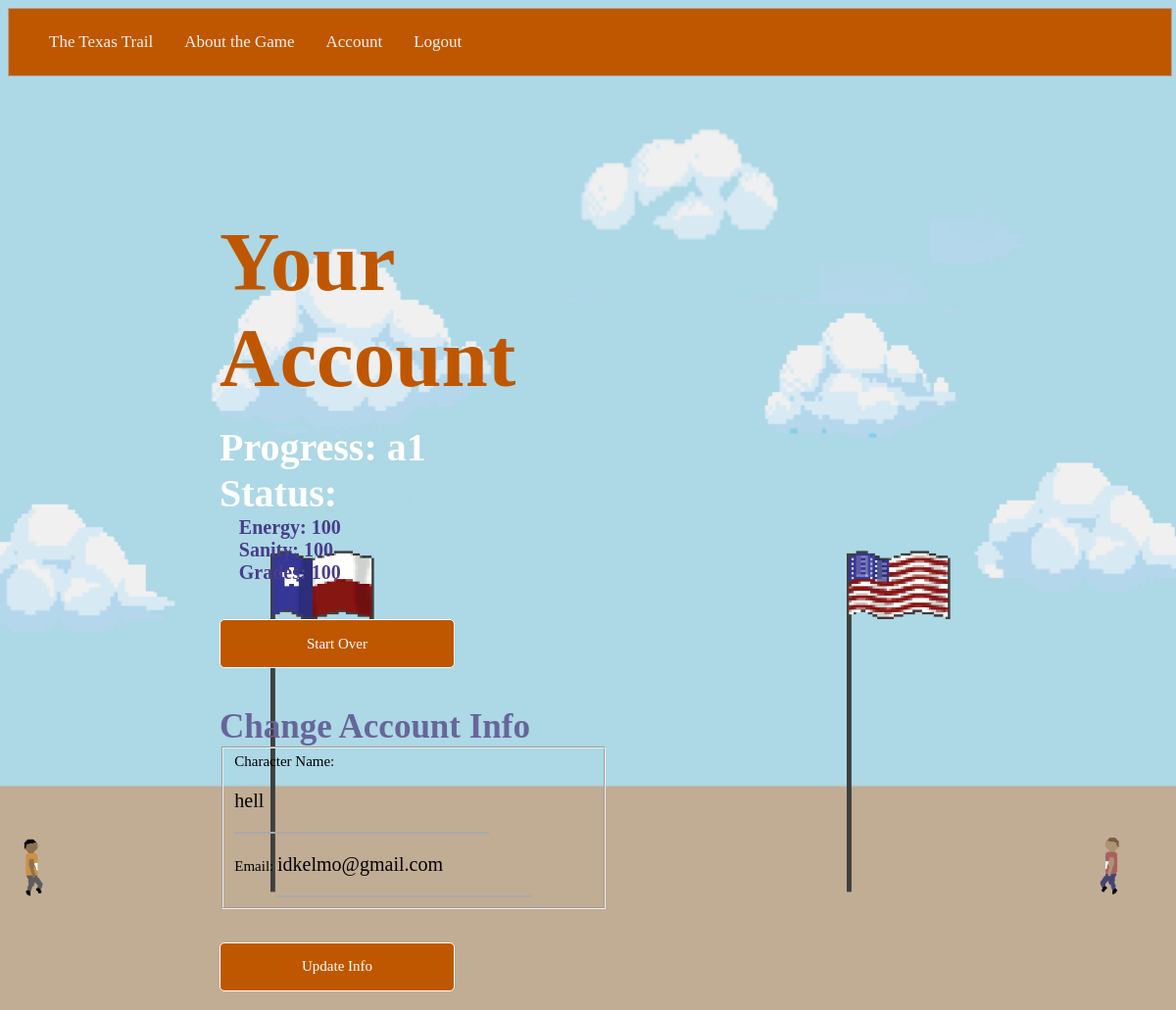
Page /account (signed in) on the committed database.
### Application/models.py (models this page shows, shortened)
class User(db.Model, UserMixin):
	id = db.Column(db.Integer, primary_key=True)
	username = db.Column(db.String(20), unique=True, nullable=False)
	email = db.Column(db.String(120), unique=True, nullable=False)
	password = db.Column(db.String(60), nullable=False)
	energy = db.Column(db.Integer, nullable=False, default=100)
	sanity = db.Column(db.Integer, nullable=False, default=100)
	grades = db.Column(db.Integer, nullable=False, default=100)
	progress = db.Column(db.String(2), nullable=False, default='a1')

### Application/routes.py (the view)
@application.route('/account', methods=['GET', 'POST'])
@login_required
def account():
	form = UpdateInfo()
	if form.validate_on_submit():
		current_user.username = form.username.data
		current_user.email = form.email.data
		db.session.commit()
		flash('Info Updated', 'success')
		return redirect(url_for('account'))
	elif request.method == 'GET':
		form.username.data = current_user.username
		form.email.data = current_user.email
	return render_template('account.html', title='Account Information', form=form)

### Application/forms.py (shortened to what this page needs)
class UpdateInfo(FlaskForm):
	username = StringField("Character Name: ", validators=[DataRequired()])
	email = StringField("Email: ", validators=[DataRequired(), Email()])
	submit = SubmitField('Update Info')

### Application/models.py (called while the page is built)
@login_manager.user_loader
def load_user(user_id):
	return User.query.get(int(user_id))

### Application/templates/account.html (shortened to what this page needs)
{% extends "layout.html" %}
{% block content %}
<body id='account'>
  <div class='theGrid'>
    <div class='left-body'>
      <h1>Your Account</h1>
      <h2 style= "margin: 5% 0 0 0">
        Progress: {{ current_user.progress }}
        <br>
        Status:<br>
        <p style="margin-left: 5%">
          Energy: {{ current_user.energy }} <br>
          Sanity: {{ current_user.sanity }} <br>
          Grades: {{ current_user.grades }} <br>
        </p>
      </h2>
      <br><br>
      <div class='buttonList'>
            <form method ="get" action = "/reset_game"><button class ='button'>Start Over</button></form>
      </div>
      <h3>Change Account Info</h3>
      <form method="POST" action="" enctype="multipart/form-data" style= "font-family: Hardware; font-size: 15px">
            <fieldset class="form-group">
                <div class="form-group">
                    {{ form.username.label(class="form-control-label") }}
                    {% if form.username.errors %}
                        {{ form.username(class="form-control form-control-lg is-invalid") }}
                        <div class="invalid-feedback">
                            {% for error in form.username.errors %}
                                <span>{{ error }}</span>
                            {% endfor %}
                        </div>
                    {% else %}
                        {{ form.username(class="form-control form-control-lg") }}
                    {% endif %}
                </div>
                <div class="form-group">
                    {{ form.email.label(class="form-control-label") }}
                    {% if form.email.errors %}
                        {{ form.email(class="form-control form-control-lg is-invalid") }}
                        <div class="invalid-feedback">
                            {% for error in form.email.errors %}
                                <span>{{ error }}</span>
                            {% endfor %}
                        </div>
                    {% else %}
                        {{ form.email(class="form-control form-control-lg") }}
                    {% endif %}
                </div>
            </fieldset>
            <div class="form-group" style="padding: 0 0 5% 0">
              <br><br>
                {{ form.submit(class="button") }}
            </div>
      </form>
    </div>
  </div>
</body>
{% endblock %}

### Application/templates/layout.html (shortened to what this page needs)
<!DOCTYPE html>
<html>
	<head>
		<link type="text/css" rel="stylesheet" href="{{url_for('static', filename='style.css') }}" />
	</head>
	<body>
		<div class="navBar">
			<ul>
			  <a href="/">The Texas Trail</a>
			  	{%if current_user.is_authenticated %}
			  		<a href="/about">About the Game</a>
			  		<a href="/account">Account</a>
			  		<a href="/logout">Logout</a>
			  	{% else %}
			  		<a href="/about">About the Game</a>
			  		<a href="/login">Login</a>
			  		<a href="/register">Register</a>
			  	{% endif %}
			</ul>
		</div>
		{% block content %}{% endblock %}
	</body>
</html>

### Application/static/style.css (style rules this page uses)
.theGrid { display: grid; height: 100vh; width: 100vw; grid-template-columns: 18% 13% 20% 332px auto 11%; grid-template-rows: auto 600px auto; }
body { height: 95vh; width: 99vw; background: url(./Backgrounds/70.jpg) no-repeat center center fixed; -webkit-background-size: cover; -moz-background-size: cover; -o-background-size: cover; background-size: cover; overflow-x: hidden; }
body#account { background: url(./Backgrounds/walkScene.gif), url(./Backgrounds/UTTower.png), url(./Backgrounds/FlagAnim.gif), url(./Backgrounds/sky.png); -webkit-background-size: cover; -moz-background-size: cover; -o-background-size: cover; background-position: center; background-attachment: fixed; background-repeat: no-repeat; overflow-x: hidden; background-size: contain, contain, contain, cover; }
h1 { font-family: 'Dude'; font-size: 85px; color: #bf5700; margin: 10% 0 0 0; }
h2 { font-family: 'Hardware'; font-size: 40px; color: white; margin: 30% 0 0 0; }
h3 { font-family: 'Hardware'; font-size: 35px; color: #666699; margin: 10% 0 0 0; }
button { font-family: 'Hardware'; font-size: 20px; color: white; }
p { font-family: 'Hardware'; font-size: 20px; color: darkslateblue; margin: 0; padding: 0; z-index: 1000; }
a { transition: 1s ease; text-decoration: none; color: grey; margin: 0; padding: 0; }
.buttonList { margin: 0; padding: 0; }
ul { padding: 0; margin: 0; }
.left-body { grid-row: 2; grid-column: 2/4; }
.button { border:0.1em solid #FFFFFF; border-radius: 5px; padding: 0; box-sizing: border-box; text-decoration:none; font-weight:300; font-family: 'Hardware'; color:#FFFFFF; font-size: 15px; background: #bf5700; text-align:center; transition: all 0.2s; width: 240px; height: 50px; -webkit-transition: all 1s ease; white-space: nowrap; }
.navBar { border: 1px solid darkGray; transition: 0.9s ease; overflow: hidden; background-color: #bf5700; padding: 10px 25px; font-family: 'Dude'; font-size: 15px;; }
.navBar a { float: left; color: #f2f2f2; text-align: center; padding: 14px 16px; text-decoration: none; font-size: 17px; }
input { border: black; border-bottom: 2px solid darkGray; transition: 0.9s ease; width: 260px; background-color: transparent; padding: 20px 0 20px 0; font-size: 20px; font-family: 'Hardware'; }

### rows in the picture
User: progress "a1", energy "100", sanity "100", grades "100", username "hell", email "idkelmo@gmail.com"
